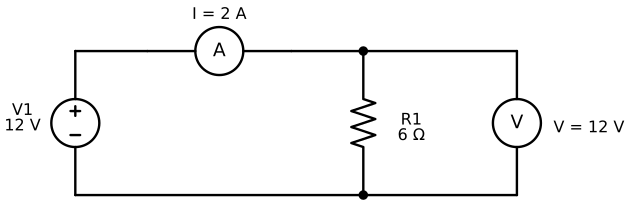

The Python source for this figure:
#!/usr/bin/env python3
"""Render the Ohm's law measurement circuit used in Chapter 3.

Prompt:
    A simple closed DC loop for teaching voltage, current and Ohm's law.
    A 12 V DC supply V1 (positive terminal at the top) feeds, in order along
    the top wire, an ammeter A1 in series and then a 6 ohm load resistor R1
    that drops straight down to the bottom return wire. A voltmeter V2 is
    connected in parallel across R1 (to the right of it), from the top node
    to the bottom node. The return wire runs along the bottom back to the
    negative terminal of V1. The ammeter is labeled "I = 2 A" and the
    voltmeter "V = 12 V". Wires are horizontal or vertical, junction dots
    sit where the voltmeter branch meets the loop, and the drawing has a
    white background with no title.

Topology: V1+ - A1 - node T; node T - R1 - node B; node T - V2 - node B;
    node B - V1-.
Assumptions: the supply and meters are ideal; the load is treated as a plain
    6 ohm resistor so that 12 V / 6 ohm = 2 A.
"""

from __future__ import annotations

import argparse
from pathlib import Path

import matplotlib

matplotlib.use("Agg")

import schemdraw
import schemdraw.elements as elm

schemdraw.use("matplotlib")


def build_drawing() -> schemdraw.Drawing:
    drawing = schemdraw.Drawing(show=False)
    drawing.config(unit=3.0, fontsize=12, lw=1.8)

    # Supply: positive terminal at the top.
    supply = drawing.add(elm.SourceV().up().at((0, 0)))
    drawing += elm.Label().at((-1.0, 1.5)).label("V1\n12 V")

    # Top wire: supply -> ammeter (in series) -> top node of the load.
    drawing += elm.Line().right().at(supply.end).length(1.5)
    ammeter = drawing.add(elm.MeterA().right().label("I = 2 A", loc="top"))
    drawing += elm.Line().right().length(1.5)
    top_node = drawing.add(elm.Dot())

    # Load resistor drops straight down from the top node.
    load = drawing.add(elm.Resistor().down().at(top_node.end).toy(supply.start))
    drawing += elm.Label().at((top_node.end[0] + 0.9, 1.5)).label("R1\n6 Ω")
    bottom_node = drawing.add(elm.Dot().at(load.end))

    # Voltmeter in parallel across the load.
    drawing += elm.Line().right().at(top_node.end).length(3.2)
    volt = drawing.add(elm.MeterV().down().toy(supply.start))
    drawing += elm.Label().at((volt.start[0] + 1.4, 1.5)).label("V = 12 V")
    drawing += elm.Line().left().at(volt.end).tox(bottom_node.end)

    # Return wire from the load's bottom node back to the supply.
    drawing += elm.Line().left().at(bottom_node.end).tox(supply.start)

    # Sanity checks on connectivity.
    assert abs(load.end[1] - supply.start[1]) < 1e-6
    assert abs(ammeter.start[1] - supply.end[1]) < 1e-6
    return drawing


def main() -> None:
    parser = argparse.ArgumentParser(description=__doc__)
    parser.add_argument("output", type=Path, help="Output .svg or .png path")
    args = parser.parse_args()
    if args.output.suffix.lower() not in {".svg", ".png"}:
        parser.error("output must end in .svg or .png")
    args.output.parent.mkdir(parents=True, exist_ok=True)

    drawing = build_drawing()
    drawing.save(args.output, transparent=False, dpi=180)


if __name__ == "__main__":
    main()
